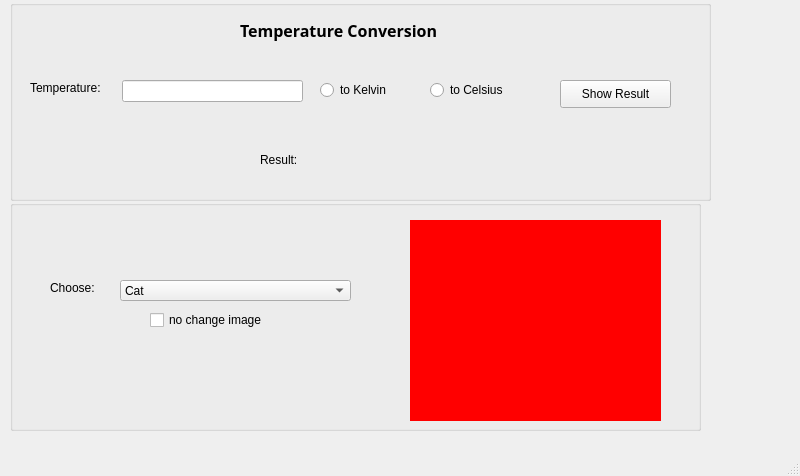
<?xml version="1.0" encoding="UTF-8"?>
<ui version="4.0">
 <class>MainWindow</class>
 <widget class="QMainWindow" name="MainWindow">
  <property name="geometry">
   <rect>
    <x>0</x>
    <y>0</y>
    <width>800</width>
    <height>476</height>
   </rect>
  </property>
  <property name="windowTitle">
   <string>MainWindow</string>
  </property>
  <widget class="QWidget" name="centralwidget">
   <widget class="QGroupBox" name="groupBox">
    <property name="geometry">
     <rect>
      <x>10</x>
      <y>0</y>
      <width>701</width>
      <height>201</height>
     </rect>
    </property>
    <property name="title">
     <string/>
    </property>
    <widget class="QLineEdit" name="lineEdit">
     <property name="geometry">
      <rect>
       <x>112</x>
       <y>80</y>
       <width>181</width>
       <height>22</height>
      </rect>
     </property>
    </widget>
    <widget class="QRadioButton" name="radioButton">
     <property name="geometry">
      <rect>
       <x>310</x>
       <y>80</y>
       <width>95</width>
       <height>20</height>
      </rect>
     </property>
     <property name="text">
      <string>to Kelvin</string>
     </property>
    </widget>
    <widget class="QRadioButton" name="radioButton_2">
     <property name="geometry">
      <rect>
       <x>420</x>
       <y>80</y>
       <width>95</width>
       <height>20</height>
      </rect>
     </property>
     <property name="text">
      <string>to Celsius</string>
     </property>
    </widget>
    <widget class="QPushButton" name="pushButton">
     <property name="geometry">
      <rect>
       <x>550</x>
       <y>80</y>
       <width>111</width>
       <height>28</height>
      </rect>
     </property>
     <property name="text">
      <string>Show Result</string>
     </property>
    </widget>
    <widget class="QLabel" name="label">
     <property name="geometry">
      <rect>
       <x>250</x>
       <y>150</y>
       <width>251</width>
       <height>20</height>
      </rect>
     </property>
     <property name="text">
      <string>Result:</string>
     </property>
    </widget>
    <widget class="QLabel" name="label_2">
     <property name="geometry">
      <rect>
       <x>20</x>
       <y>80</y>
       <width>101</width>
       <height>16</height>
      </rect>
     </property>
     <property name="text">
      <string>Temperature:</string>
     </property>
    </widget>
    <widget class="QLabel" name="label_4">
     <property name="geometry">
      <rect>
       <x>230</x>
       <y>10</y>
       <width>271</width>
       <height>41</height>
      </rect>
     </property>
     <property name="font">
      <font>
       <family>Arial Black</family>
       <pointsize>12</pointsize>
       <weight>75</weight>
       <bold>true</bold>
      </font>
     </property>
     <property name="text">
      <string>Temperature Conversion</string>
     </property>
    </widget>
   </widget>
   <widget class="QGroupBox" name="groupBox_2">
    <property name="geometry">
     <rect>
      <x>10</x>
      <y>200</y>
      <width>691</width>
      <height>231</height>
     </rect>
    </property>
    <property name="title">
     <string/>
    </property>
    <widget class="QComboBox" name="comboBox">
     <property name="geometry">
      <rect>
       <x>110</x>
       <y>80</y>
       <width>231</width>
       <height>21</height>
      </rect>
     </property>
     <item>
      <property name="text">
       <string>Cat</string>
      </property>
     </item>
     <item>
      <property name="text">
       <string>Bird</string>
      </property>
     </item>
     <item>
      <property name="text">
       <string>Dog</string>
      </property>
     </item>
     <item>
      <property name="text">
       <string>Pig</string>
      </property>
     </item>
     <item>
      <property name="text">
       <string>Rabbit</string>
      </property>
     </item>
    </widget>
    <widget class="QCheckBox" name="checkBox">
     <property name="geometry">
      <rect>
       <x>140</x>
       <y>110</y>
       <width>161</width>
       <height>20</height>
      </rect>
     </property>
     <property name="text">
      <string>no change image</string>
     </property>
    </widget>
    <widget class="QLabel" name="label_3">
     <property name="geometry">
      <rect>
       <x>40</x>
       <y>80</y>
       <width>55</width>
       <height>16</height>
      </rect>
     </property>
     <property name="text">
      <string>Choose:</string>
     </property>
    </widget>
    <widget class="QLabel" name="imageChanged">
     <property name="geometry">
      <rect>
       <x>400</x>
       <y>20</y>
       <width>251</width>
       <height>201</height>
      </rect>
     </property>
     <property name="styleSheet">
      <string notr="true">background-color: red</string>
     </property>
     <property name="text">
      <string/>
     </property>
     <property name="pixmap">
      <pixmap>../../../../../AppData/Local/Temp/cat_VVvLBQ</pixmap>
     </property>
     <property name="alignment">
      <set>Qt::AlignCenter</set>
     </property>
    </widget>
   </widget>
  </widget>
  <widget class="QMenuBar" name="menubar">
   <property name="geometry">
    <rect>
     <x>0</x>
     <y>0</y>
     <width>800</width>
     <height>26</height>
    </rect>
   </property>
  </widget>
  <widget class="QStatusBar" name="statusbar"/>
 </widget>
 <resources/>
 <connections/>
</ui>
